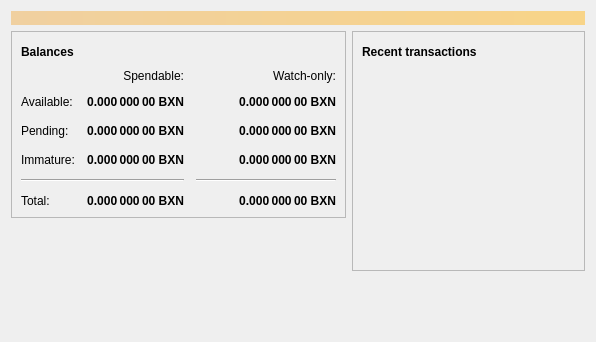
<?xml version="1.0" encoding="UTF-8"?>
<ui version="4.0">
 <class>OverviewPage</class>
 <widget class="QWidget" name="OverviewPage">
  <property name="geometry">
   <rect>
    <x>0</x>
    <y>0</y>
    <width>596</width>
    <height>342</height>
   </rect>
  </property>
  <property name="windowTitle">
   <string>Form</string>
  </property>
  <layout class="QVBoxLayout" name="topLayout">
   <item>
    <widget class="QLabel" name="labelAlerts">
     <property name="visible">
      <bool>false</bool>
     </property>
     <property name="styleSheet">
      <string notr="true">QLabel { background-color: qlineargradient(x1: 0, y1: 0, x2: 1, y2: 0, stop:0 #F0D0A0, stop:1 #F8D488); color:#000000; }</string>
     </property>
     <property name="wordWrap">
      <bool>true</bool>
     </property>
     <property name="margin">
      <number>3</number>
     </property>
     <property name="textInteractionFlags">
      <set>Qt::TextSelectableByMouse</set>
     </property>
    </widget>
   </item>
   <item>
    <layout class="QHBoxLayout" name="horizontalLayout" stretch="1,1">
     <item>
      <layout class="QVBoxLayout" name="verticalLayout_2">
       <item>
        <widget class="QFrame" name="frame">
         <property name="frameShape">
          <enum>QFrame::StyledPanel</enum>
         </property>
         <property name="frameShadow">
          <enum>QFrame::Raised</enum>
         </property>
         <layout class="QVBoxLayout" name="verticalLayout_4">
          <item>
           <layout class="QHBoxLayout" name="horizontalLayout_4">
            <item>
             <widget class="QLabel" name="label_5">
              <property name="font">
               <font>
                <weight>75</weight>
                <bold>true</bold>
               </font>
              </property>
              <property name="text">
               <string>Balances</string>
              </property>
             </widget>
            </item>
            <item>
             <widget class="QPushButton" name="labelWalletStatus">
              <property name="enabled">
               <bool>true</bool>
              </property>
              <property name="maximumSize">
               <size>
                <width>30</width>
                <height>16777215</height>
               </size>
              </property>
              <property name="toolTip">
               <string>The displayed information may be out of date. Your wallet automatically synchronizes with the Banxcoin network after a connection is established, but this process has not completed yet.</string>
              </property>
              <property name="text">
               <string/>
              </property>
              <property name="icon">
               <iconset resource="../bitcoin.qrc">
                <normaloff>:/icons/warning</normaloff>
                <disabledoff>:/icons/warning</disabledoff>:/icons/warning</iconset>
              </property>
              <property name="iconSize">
               <size>
                <width>24</width>
                <height>24</height>
               </size>
              </property>
              <property name="flat">
               <bool>true</bool>
              </property>
             </widget>
            </item>
            <item>
             <spacer name="horizontalSpacer_3">
              <property name="orientation">
               <enum>Qt::Horizontal</enum>
              </property>
              <property name="sizeHint" stdset="0">
               <size>
                <width>40</width>
                <height>20</height>
               </size>
              </property>
             </spacer>
            </item>
           </layout>
          </item>
          <item>
           <layout class="QGridLayout" name="gridLayout">
            <property name="spacing">
             <number>12</number>
            </property>
            <item row="2" column="2">
             <widget class="QLabel" name="labelWatchPending">
              <property name="font">
               <font>
                <weight>75</weight>
                <bold>true</bold>
               </font>
              </property>
              <property name="cursor">
               <cursorShape>IBeamCursor</cursorShape>
              </property>
              <property name="toolTip">
               <string>Unconfirmed transactions to watch-only addresses</string>
              </property>
              <property name="text">
               <string notr="true">0.000 000 00 BXN</string>
              </property>
              <property name="alignment">
               <set>Qt::AlignRight|Qt::AlignTrailing|Qt::AlignVCenter</set>
              </property>
              <property name="textInteractionFlags">
               <set>Qt::LinksAccessibleByMouse|Qt::TextSelectableByKeyboard|Qt::TextSelectableByMouse</set>
              </property>
             </widget>
            </item>
            <item row="2" column="1">
             <widget class="QLabel" name="labelUnconfirmed">
              <property name="font">
               <font>
                <weight>75</weight>
                <bold>true</bold>
               </font>
              </property>
              <property name="cursor">
               <cursorShape>IBeamCursor</cursorShape>
              </property>
              <property name="toolTip">
               <string>Total of transactions that have yet to be confirmed, and do not yet count toward the spendable balance</string>
              </property>
              <property name="text">
               <string notr="true">0.000 000 00 BXN</string>
              </property>
              <property name="alignment">
               <set>Qt::AlignRight|Qt::AlignTrailing|Qt::AlignVCenter</set>
              </property>
              <property name="textInteractionFlags">
               <set>Qt::LinksAccessibleByMouse|Qt::TextSelectableByKeyboard|Qt::TextSelectableByMouse</set>
              </property>
             </widget>
            </item>
            <item row="3" column="2">
             <widget class="QLabel" name="labelWatchImmature">
              <property name="font">
               <font>
                <weight>75</weight>
                <bold>true</bold>
               </font>
              </property>
              <property name="cursor">
               <cursorShape>IBeamCursor</cursorShape>
              </property>
              <property name="toolTip">
               <string>Mined balance in watch-only addresses that has not yet matured</string>
              </property>
              <property name="text">
               <string notr="true">0.000 000 00 BXN</string>
              </property>
              <property name="alignment">
               <set>Qt::AlignRight|Qt::AlignTrailing|Qt::AlignVCenter</set>
              </property>
              <property name="textInteractionFlags">
               <set>Qt::LinksAccessibleByMouse|Qt::TextSelectableByKeyboard|Qt::TextSelectableByMouse</set>
              </property>
             </widget>
            </item>
            <item row="4" column="0" colspan="2">
             <widget class="Line" name="line">
              <property name="orientation">
               <enum>Qt::Horizontal</enum>
              </property>
             </widget>
            </item>
            <item row="4" column="2">
             <widget class="Line" name="lineWatchBalance">
              <property name="sizePolicy">
               <sizepolicy hsizetype="Preferred" vsizetype="Fixed">
                <horstretch>0</horstretch>
                <verstretch>0</verstretch>
               </sizepolicy>
              </property>
              <property name="minimumSize">
               <size>
                <width>140</width>
                <height>0</height>
               </size>
              </property>
              <property name="orientation">
               <enum>Qt::Horizontal</enum>
              </property>
             </widget>
            </item>
            <item row="5" column="0">
             <widget class="QLabel" name="labelTotalText">
              <property name="text">
               <string>Total:</string>
              </property>
             </widget>
            </item>
            <item row="3" column="1">
             <widget class="QLabel" name="labelImmature">
              <property name="font">
               <font>
                <weight>75</weight>
                <bold>true</bold>
               </font>
              </property>
              <property name="cursor">
               <cursorShape>IBeamCursor</cursorShape>
              </property>
              <property name="toolTip">
               <string>Mined balance that has not yet matured</string>
              </property>
              <property name="text">
               <string notr="true">0.000 000 00 BXN</string>
              </property>
              <property name="alignment">
               <set>Qt::AlignRight|Qt::AlignTrailing|Qt::AlignVCenter</set>
              </property>
              <property name="textInteractionFlags">
               <set>Qt::LinksAccessibleByMouse|Qt::TextSelectableByKeyboard|Qt::TextSelectableByMouse</set>
              </property>
             </widget>
            </item>
            <item row="2" column="3">
             <spacer name="horizontalSpacer_2">
              <property name="orientation">
               <enum>Qt::Horizontal</enum>
              </property>
              <property name="sizeHint" stdset="0">
               <size>
                <width>40</width>
                <height>20</height>
               </size>
              </property>
             </spacer>
            </item>
            <item row="3" column="0">
             <widget class="QLabel" name="labelImmatureText">
              <property name="text">
               <string>Immature:</string>
              </property>
             </widget>
            </item>
            <item row="5" column="1">
             <widget class="QLabel" name="labelTotal">
              <property name="font">
               <font>
                <weight>75</weight>
                <bold>true</bold>
               </font>
              </property>
              <property name="cursor">
               <cursorShape>IBeamCursor</cursorShape>
              </property>
              <property name="toolTip">
               <string>Your current total balance</string>
              </property>
              <property name="text">
               <string notr="true">0.000 000 00 BXN</string>
              </property>
              <property name="alignment">
               <set>Qt::AlignRight|Qt::AlignTrailing|Qt::AlignVCenter</set>
              </property>
              <property name="textInteractionFlags">
               <set>Qt::LinksAccessibleByMouse|Qt::TextSelectableByKeyboard|Qt::TextSelectableByMouse</set>
              </property>
             </widget>
            </item>
            <item row="5" column="2">
             <widget class="QLabel" name="labelWatchTotal">
              <property name="font">
               <font>
                <weight>75</weight>
                <bold>true</bold>
               </font>
              </property>
              <property name="cursor">
               <cursorShape>IBeamCursor</cursorShape>
              </property>
              <property name="toolTip">
               <string>Current total balance in watch-only addresses</string>
              </property>
              <property name="text">
               <string notr="true">0.000 000 00 BXN</string>
              </property>
              <property name="alignment">
               <set>Qt::AlignRight|Qt::AlignTrailing|Qt::AlignVCenter</set>
              </property>
              <property name="textInteractionFlags">
               <set>Qt::LinksAccessibleByMouse|Qt::TextSelectableByKeyboard|Qt::TextSelectableByMouse</set>
              </property>
             </widget>
            </item>
            <item row="0" column="2">
             <widget class="QLabel" name="labelWatchonly">
              <property name="text">
               <string>Watch-only:</string>
              </property>
              <property name="alignment">
               <set>Qt::AlignRight|Qt::AlignTrailing|Qt::AlignVCenter</set>
              </property>
             </widget>
            </item>
            <item row="1" column="0">
             <widget class="QLabel" name="labelBalanceText">
              <property name="text">
               <string>Available:</string>
              </property>
             </widget>
            </item>
            <item row="1" column="1">
             <widget class="QLabel" name="labelBalance">
              <property name="font">
               <font>
                <weight>75</weight>
                <bold>true</bold>
               </font>
              </property>
              <property name="cursor">
               <cursorShape>IBeamCursor</cursorShape>
              </property>
              <property name="toolTip">
               <string>Your current spendable balance</string>
              </property>
              <property name="text">
               <string notr="true">0.000 000 00 BXN</string>
              </property>
              <property name="alignment">
               <set>Qt::AlignRight|Qt::AlignTrailing|Qt::AlignVCenter</set>
              </property>
              <property name="textInteractionFlags">
               <set>Qt::LinksAccessibleByMouse|Qt::TextSelectableByKeyboard|Qt::TextSelectableByMouse</set>
              </property>
             </widget>
            </item>
            <item row="1" column="2">
             <widget class="QLabel" name="labelWatchAvailable">
              <property name="font">
               <font>
                <weight>75</weight>
                <bold>true</bold>
               </font>
              </property>
              <property name="cursor">
               <cursorShape>IBeamCursor</cursorShape>
              </property>
              <property name="toolTip">
               <string>Your current balance in watch-only addresses</string>
              </property>
              <property name="text">
               <string notr="true">0.000 000 00 BXN</string>
              </property>
              <property name="alignment">
               <set>Qt::AlignRight|Qt::AlignTrailing|Qt::AlignVCenter</set>
              </property>
              <property name="textInteractionFlags">
               <set>Qt::LinksAccessibleByMouse|Qt::TextSelectableByKeyboard|Qt::TextSelectableByMouse</set>
              </property>
             </widget>
            </item>
            <item row="2" column="0">
             <widget class="QLabel" name="labelPendingText">
              <property name="text">
               <string>Pending:</string>
              </property>
             </widget>
            </item>
            <item row="0" column="1">
             <widget class="QLabel" name="labelSpendable">
              <property name="text">
               <string>Spendable:</string>
              </property>
              <property name="alignment">
               <set>Qt::AlignRight|Qt::AlignTrailing|Qt::AlignVCenter</set>
              </property>
             </widget>
            </item>
           </layout>
          </item>
         </layout>
        </widget>
       </item>
       <item>
        <spacer name="verticalSpacer">
         <property name="orientation">
          <enum>Qt::Vertical</enum>
         </property>
         <property name="sizeHint" stdset="0">
          <size>
           <width>20</width>
           <height>40</height>
          </size>
         </property>
        </spacer>
       </item>
      </layout>
     </item>
     <item>
      <layout class="QVBoxLayout" name="verticalLayout_3">
       <item>
        <widget class="QFrame" name="frame_2">
         <property name="frameShape">
          <enum>QFrame::StyledPanel</enum>
         </property>
         <property name="frameShadow">
          <enum>QFrame::Raised</enum>
         </property>
         <layout class="QVBoxLayout" name="verticalLayout">
          <item>
           <layout class="QHBoxLayout" name="horizontalLayout_2">
            <item>
             <widget class="QLabel" name="label_4">
              <property name="font">
               <font>
                <weight>75</weight>
                <bold>true</bold>
               </font>
              </property>
              <property name="text">
               <string>Recent transactions</string>
              </property>
             </widget>
            </item>
            <item>
             <widget class="QPushButton" name="labelTransactionsStatus">
              <property name="enabled">
               <bool>true</bool>
              </property>
              <property name="maximumSize">
               <size>
                <width>30</width>
                <height>16777215</height>
               </size>
              </property>
              <property name="toolTip">
               <string>The displayed information may be out of date. Your wallet automatically synchronizes with the Banxcoin network after a connection is established, but this process has not completed yet.</string>
              </property>
              <property name="text">
               <string/>
              </property>
              <property name="icon">
               <iconset resource="../bitcoin.qrc">
                <normaloff>:/icons/warning</normaloff>
                <disabledoff>:/icons/warning</disabledoff>:/icons/warning</iconset>
              </property>
              <property name="iconSize">
               <size>
                <width>24</width>
                <height>24</height>
               </size>
              </property>
              <property name="flat">
               <bool>true</bool>
              </property>
             </widget>
            </item>
            <item>
             <spacer name="horizontalSpacer">
              <property name="orientation">
               <enum>Qt::Horizontal</enum>
              </property>
              <property name="sizeHint" stdset="0">
               <size>
                <width>40</width>
                <height>20</height>
               </size>
              </property>
             </spacer>
            </item>
           </layout>
          </item>
          <item>
           <widget class="QListView" name="listTransactions">
            <property name="styleSheet">
             <string notr="true">QListView { background: transparent; }</string>
            </property>
            <property name="frameShape">
             <enum>QFrame::NoFrame</enum>
            </property>
            <property name="verticalScrollBarPolicy">
             <enum>Qt::ScrollBarAlwaysOff</enum>
            </property>
            <property name="horizontalScrollBarPolicy">
             <enum>Qt::ScrollBarAlwaysOff</enum>
            </property>
            <property name="selectionMode">
             <enum>QAbstractItemView::NoSelection</enum>
            </property>
           </widget>
          </item>
         </layout>
        </widget>
       </item>
       <item>
        <spacer name="verticalSpacer_2">
         <property name="orientation">
          <enum>Qt::Vertical</enum>
         </property>
         <property name="sizeHint" stdset="0">
          <size>
           <width>20</width>
           <height>40</height>
          </size>
         </property>
        </spacer>
       </item>
      </layout>
     </item>
    </layout>
   </item>
  </layout>
 </widget>
 <resources/>
 <connections/>
</ui>
